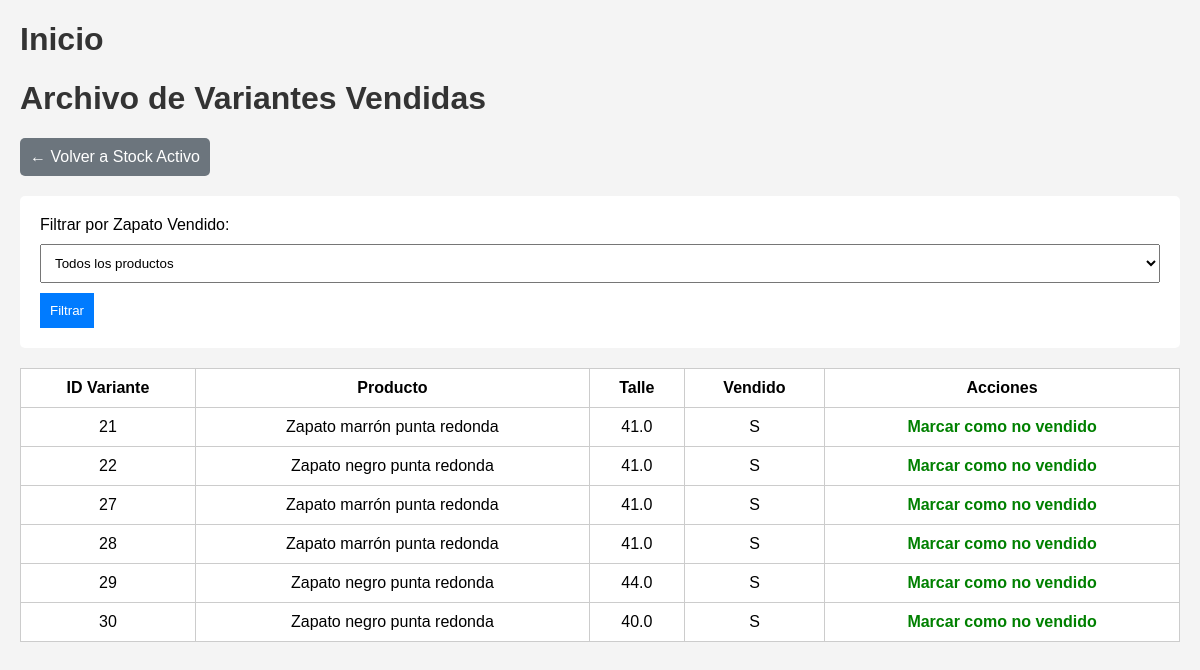
Page /vendido.php on the committed database.
### tables this page shows
CREATE TABLE `producto_variante` (
  `id_variante` int(11) NOT NULL AUTO_INCREMENT,
  `id_producto_fk` int(11) NOT NULL,
  `talle` decimal(3,1) NOT NULL,
  `vendido` char(1) DEFAULT 'N',
  `activo` char(1) DEFAULT 'S',
  `condicion` enum('roto','estable') DEFAULT 'estable',
  PRIMARY KEY (`id_variante`),
  KEY `id_producto_fk` (`id_producto_fk`),
  CONSTRAINT `producto_variante_ibfk_1` FOREIGN KEY (`id_producto_fk`) REFERENCES `productos` (`id_producto`)
);

CREATE TABLE `productos` (
  `id_producto` int(11) NOT NULL AUTO_INCREMENT,
  `nombre_producto` varchar(45) NOT NULL,
  `precio` decimal(10,2) NOT NULL,
  `activo` char(1) DEFAULT 'S',
  `id_categoria_fk` int(11) NOT NULL,
  `imagen` varchar(200) DEFAULT NULL,
  PRIMARY KEY (`id_producto`),
  KEY `id_categoria_fk` (`id_categoria_fk`),
  CONSTRAINT `productos_ibfk_1` FOREIGN KEY (`id_categoria_fk`) REFERENCES `modelo_zapato` (`id_categoria`)
);

### vendido.php (the view, shortened to what this page needs)
<?php
include("conexion.php");
$where_filtro = "";
$resultado_vendido = mysqli_query($conexion,"SELECT productos.nombre_producto, producto_variante.id_variante, producto_variante.talle, producto_variante.vendido FROM producto_variante
                                            JOIN productos ON producto_variante.id_producto_fk = productos.id_producto WHERE vendido = 'S'". $where_filtro);
?>
<!DOCTYPE html>
<html lang="es">
<head>
</head>
<body>
    <a href="abm.php"><h1>Inicio</h1></a>
    <h1>Archivo de Variantes Vendidas</h1>
    <a href="producto_variante.php" class="btn-volver">← Volver a Stock Activo</a>
    <form method="GET">
        <label>Filtrar por Zapato Vendido:</label>
        <select name="filtro_producto">
            <option value="">Todos los productos</option>
        </select>
        <button type="submit">Filtrar</button>
    </form>
   <table>
    <tr>
        <th>ID Variante</th>
        <th>Producto</th>
        <th>Talle</th>
        <th>Vendido</th>
        <th>Acciones</th>
    </tr>
    <?php while($fila = mysqli_fetch_assoc($resultado_vendido)) { ?>
    <tr>
        <td><?= $fila['id_variante'] ?></td>
        <td><?= $fila['nombre_producto'] ?></td>
        <td><?= $fila['talle'] ?></td>
        <td><?= $fila['vendido'] ?></td>
        <td>
            <a href="reactivar_vendido.php?id=<?= $fila['id_variante'] ?>" class="btn-activar">Marcar como no vendido</a>
        </td>
    </tr>
    <?php } ?>
</table>
</body>
</html>

### vendido.php (style rules this page uses)
body { font-family: Arial; background: #f4f4f4; margin: 20px; }
h1 { color: #333; }
form { background: white; padding: 20px; margin-bottom: 20px; border-radius: 5px; }
select { width: 100%; padding: 10px; margin-top: 10px; }
button { padding: 10px; margin-top: 10px; background: #007bff; color: white; border: none; cursor: pointer; }
table { width: 100%; border-collapse: collapse; background: white; margin-top: 20px; }
table, th, td { border: 1px solid #ccc; }
th, td { padding: 10px; text-align: center; }
a { text-decoration: none; }
.btn-activar { color: green; font-weight: bold; }
.btn-volver { background: #6c757d; color: white; padding: 10px; border-radius: 5px; display: inline-block; margin-bottom: 20px; }

### rows in the picture
producto_variante: id_variante "21", id_producto_fk.nombre_producto "Zapato marrón punta redonda", talle "41.0", vendido "S"
producto_variante: id_variante "22", id_producto_fk.nombre_producto "Zapato negro punta redonda", talle "41.0", vendido "S"
producto_variante: id_variante "27", id_producto_fk.nombre_producto "Zapato marrón punta redonda", talle "41.0", vendido "S"
producto_variante: id_variante "28", id_producto_fk.nombre_producto "Zapato marrón punta redonda", talle "41.0", vendido "S"
producto_variante: id_variante "29", id_producto_fk.nombre_producto "Zapato negro punta redonda", talle "44.0", vendido "S"
producto_variante: id_variante "30", id_producto_fk.nombre_producto "Zapato negro punta redonda", talle "40.0", vendido "S"
